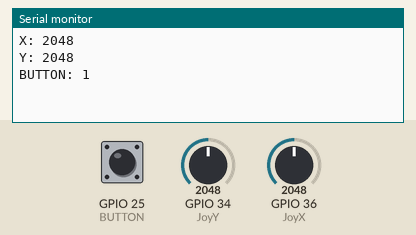
A sketch run on a simulated ESP32. Shown: the last lines printed to the serial monitor. The test bench sets the inputs (shaded band); at power-on: GPIO 34 (JoyY) = 2048, GPIO 36 (JoyX) = 2048, GPIO 25 (BUTTON) HIGH.

Above: at 4.8 s.
4.9 s: GPIO 34 (JoyY) set to 2866
At 6.2 s:
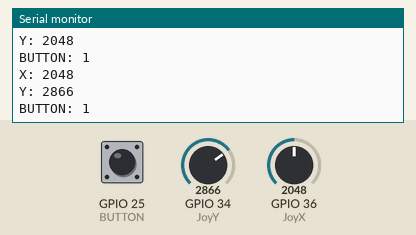
9.9 s: GPIO 36 (JoyX) set to 2866
At 13.5 s:
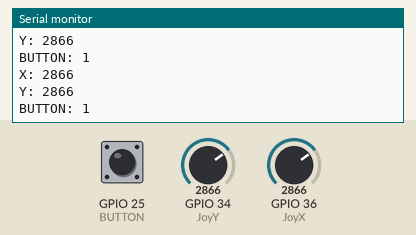
14.9 s: GPIO 25 (BUTTON) pulled LOW for 3 s
At 17.8 s:
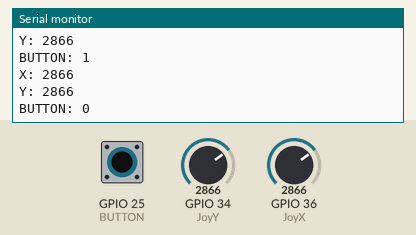
19.9 s: GPIO 34 (JoyY) set to 3603
At 22.0 s:
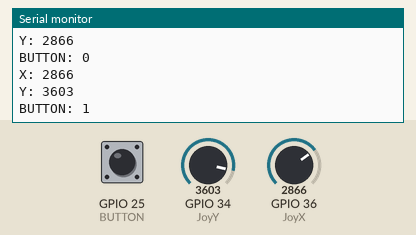
24.9 s: GPIO 36 (JoyX) set to 3603
At 29.4 s:
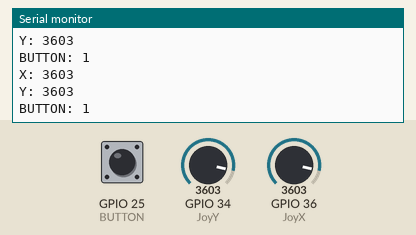
Timing chart, 0 to 30.9 s (numbered marks = the images above; inputs shaded):
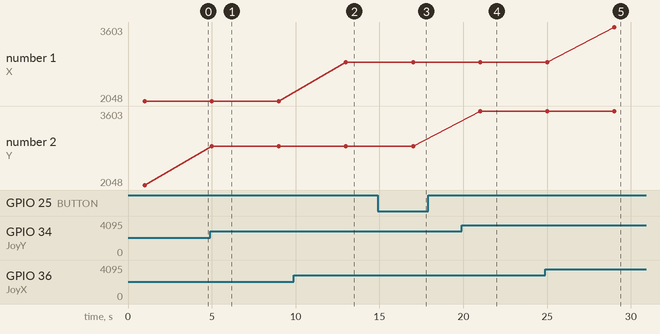

The sketch:

SketchJoystick.ino
```cpp
int JoyX = 36;
int JoyY = 34;
int BUTTON = 25;
int ValueX = 0;
int ValueY = 0;
bool valueButton = false;

void setup() {
  pinMode(25,INPUT_PULLUP);
  Serial.begin(9600);
}
void loop() {
  ValueX = analogRead(JoyX);
  delay(1000);
  ValueY = analogRead(JoyY);
  valueButton = digitalRead(BUTTON);
  Serial.print("X: ");
  Serial.println(ValueX);
  Serial.print("Y: ");
  Serial.println(ValueY);
  Serial.print("BUTTON: ");
  Serial.println(valueButton);
  delay(3000);
}
```

Measured:
- after the input at 4.9 s, the serial monitor: prints a new line after 0.10 s (image 1)
- after the input at 9.9 s, the serial monitor: prints a new line after 3.1 s (image 2)
- after the input at 14.9 s, the serial monitor: prints a new line after 2.1 s (image 3)
- after the input at 19.9 s, the serial monitor: prints a new line after 1.1 s (image 4)
- after the input at 24.9 s, the serial monitor: prints a new line after 4.1 s (image 5)
- plotted number 2: 2048 → 2866 after the input at 4.9 s, 2866 → 3603 after the input at 19.9 s
